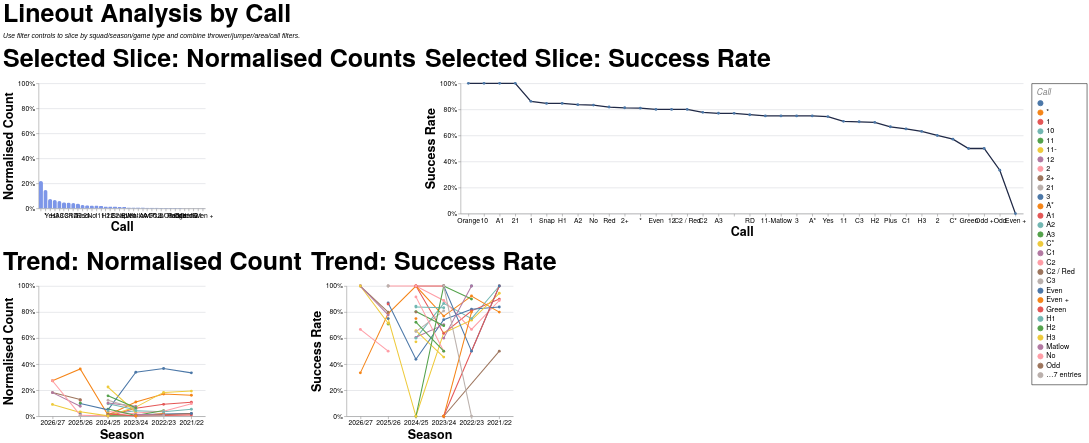

Write a Vega-Lite specification for this figure.
### Vega-Lite specification from a JSON file in a GitHub repository (floating-point values rounded to 4 significant figures; data arrays with more than 128 entries replaced by an {"elided": "..."} marker saying what was removed)
{"config": {"axis": {"labelFont": "PT Sans Narrow, Helvetica Neue, Helvetica, Arial, sans-serif", "titleFont": "PT Sans Narrow, Helvetica Neue, Helvetica, Arial, sans-serif", "labelFontSize": 13, "titleFontSize": 24, "gridColor": "#202947", "gridOpacity": 0.2, "zindex": 1}, "text": {"font": "Lato, sans-serif"}, "bar": {"cornerRadiusEnd": 5}, "header": {"labelFont": "PT Sans Narrow, Helvetica Neue, Helvetica, Arial, sans-serif", "titleFont": "PT Sans Narrow, Helvetica Neue, Helvetica, Arial, sans-serif", "labelFontSize": 24, "titleFontSize": 28, "labelFontWeight": "bold", "orient": "left"}, "legend": {"labelFont": "PT Sans Narrow, Helvetica Neue, Helvetica, Arial, sans-serif", "titleFont": "PT Sans Narrow, Helvetica Neue, Helvetica, Arial, sans-serif", "labelFontSize": 14, "titleFontSize": 16, "titlePadding": 5, "fillColor": "white", "strokeColor": "black", "padding": 10, "titleFontWeight": "lighter", "titleFontStyle": "italic", "titleColor": "gray", "offset": 10}, "title": {"font": "PT Sans Narrow, Helvetica Neue, Helvetica, Arial, sans-serif", "fontSize": 48, "fontWeight": "bold", "anchor": "start", "align": "center", "titlePadding": 20, "subtitlePadding": 10, "subtitleFontSize": 13, "subtitleColor": "", "subtitleFontStyle": "italic", "offset": 15, "color": "black"}, "axisX": {"labelAngle": 0}, "facet": {"title": null, "header": null, "align": {"row": "each", "column": "each"}, "spacing": 10}, "resolve": {"scale": {"y": "independent", "facet": "independent"}}, "background": "transparent", "scale": {"offsetBandPaddingOuter": 0.2, "offsetBandPaddingInner": 0.1}, "view": {"stroke": null, "background": "transparent"}}, "vconcat": [{"hconcat": [{"mark": {"type": "bar", "color": "#7d96e8"}, "encoding": {"tooltip": [{"field": "call", "title": "Call", "type": "nominal"}, {"field": "attempts", "format": ",.0f", "title": "Lineouts", "type": "quantitative"}, {"field": "share", "format": ".1%", "title": "Normalised Count", "type": "quantitative"}], "x": {"field": "call", "sort": "-y", "title": "Call", "type": "nominal"}, "y": {"axis": {"format": "%"}, "field": "share", "scale": {"domain": [0, 1]}, "title": "Normalised Count", "type": "quantitative"}}, "height": 240, "title": "Selected Slice: Normalised Counts", "transform": [{"filter": "(loSquad == 'All' || datum.squad == loSquad) && (loGameType == 'All' || (loGameType == 'League + Cup' && (datum.game_type == 'League' || datum.game_type == 'Cup')) || (loGameType == 'League only' && datum.game_type == 'League') || datum.game_type == loGameType) && (loOpposition == 'All' || datum.opposition == loOpposition) && (loThrower == 'All' || datum.thrower == loThrower) && (loJumper == 'All' || datum.jumper == loJumper) && (loArea == 'All' || datum.area == loArea) && (loNumbers == 'All' || datum.numbers == loNumbers) && (loCall == 'All' || datum.call == loCall) && (loCallType == 'All' || datum.call_type == loCallType)"}, {"filter": "(loSeason == 'All' || datum.season == loSeason)"}, {"aggregate": [{"op": "count", "as": "attempts"}, {"op": "sum", "field": "won", "as": "won"}], "groupby": ["call"]}, {"joinaggregate": [{"op": "sum", "field": "attempts", "as": "total_attempts"}]}, {"calculate": "datum.attempts / datum.total_attempts", "as": "share"}, {"calculate": "datum.won / datum.attempts", "as": "success_rate"}], "width": 320}, {"mark": {"type": "line", "color": "#202946", "point": true, "strokeWidth": 2.5}, "encoding": {"tooltip": [{"field": "call", "title": "Call", "type": "nominal"}, {"field": "won", "format": ",.0f", "title": "Won", "type": "quantitative"}, {"field": "attempts", "format": ",.0f", "title": "Lineouts", "type": "quantitative"}, {"field": "success_rate", "format": ".1%", "title": "Success Rate", "type": "quantitative"}], "x": {"field": "call", "sort": "-y", "title": "Call", "type": "nominal"}, "y": {"axis": {"format": "%"}, "field": "success_rate", "scale": {"domain": [0, 1]}, "title": "Success Rate", "type": "quantitative"}}, "height": 250, "title": "Selected Slice: Success Rate", "transform": [{"filter": "(loSquad == 'All' || datum.squad == loSquad) && (loGameType == 'All' || (loGameType == 'League + Cup' && (datum.game_type == 'League' || datum.game_type == 'Cup')) || (loGameType == 'League only' && datum.game_type == 'League') || datum.game_type == loGameType) && (loOpposition == 'All' || datum.opposition == loOpposition) && (loThrower == 'All' || datum.thrower == loThrower) && (loJumper == 'All' || datum.jumper == loJumper) && (loArea == 'All' || datum.area == loArea) && (loNumbers == 'All' || datum.numbers == loNumbers) && (loCall == 'All' || datum.call == loCall) && (loCallType == 'All' || datum.call_type == loCallType)"}, {"filter": "(loSeason == 'All' || datum.season == loSeason)"}, {"aggregate": [{"op": "count", "as": "attempts"}, {"op": "sum", "field": "won", "as": "won"}], "groupby": ["call"]}, {"joinaggregate": [{"op": "sum", "field": "attempts", "as": "total_attempts"}]}, {"calculate": "datum.attempts / datum.total_attempts", "as": "share"}, {"calculate": "datum.won / datum.attempts", "as": "success_rate"}], "width": {"step": 30}}], "spacing": 16}, {"hconcat": [{"mark": {"type": "line", "point": true, "strokeWidth": 2}, "encoding": {"color": {"field": "call", "title": "Call", "type": "nominal"}, "tooltip": [{"field": "season", "title": "Season", "type": "nominal"}, {"field": "call", "title": "Call", "type": "nominal"}, {"field": "attempts", "format": ",.0f", "title": "Lineouts", "type": "quantitative"}, {"field": "norm_count", "format": ".1%", "title": "Normalised Count", "type": "quantitative"}], "x": {"field": "season", "sort": "-x", "title": "Season", "type": "nominal"}, "y": {"axis": {"format": "%"}, "field": "norm_count", "scale": {"domain": [0, 1]}, "title": "Normalised Count", "type": "quantitative"}}, "height": 250, "title": "Trend: Normalised Count", "transform": [{"filter": "(loSquad == 'All' || datum.squad == loSquad) && (loGameType == 'All' || (loGameType == 'League + Cup' && (datum.game_type == 'League' || datum.game_type == 'Cup')) || (loGameType == 'League only' && datum.game_type == 'League') || datum.game_type == loGameType) && (loOpposition == 'All' || datum.opposition == loOpposition) && (loThrower == 'All' || datum.thrower == loThrower) && (loJumper == 'All' || datum.jumper == loJumper) && (loArea == 'All' || datum.area == loArea) && (loNumbers == 'All' || datum.numbers == loNumbers) && (loCall == 'All' || datum.call == loCall) && (loCallType == 'All' || datum.call_type == loCallType)"}, {"aggregate": [{"op": "count", "as": "attempts"}, {"op": "sum", "field": "won", "as": "won"}], "groupby": ["season", "call"]}, {"joinaggregate": [{"op": "sum", "field": "attempts", "as": "season_attempts"}], "groupby": ["season"]}, {"calculate": "datum.attempts / datum.season_attempts", "as": "norm_count"}, {"calculate": "datum.won / datum.attempts", "as": "success_rate"}], "width": 320}, {"mark": {"type": "line", "point": true, "strokeWidth": 2}, "encoding": {"color": {"field": "call", "title": "Call", "type": "nominal"}, "tooltip": [{"field": "season", "title": "Season", "type": "nominal"}, {"field": "call", "title": "Call", "type": "nominal"}, {"field": "won", "format": ",.0f", "title": "Won", "type": "quantitative"}, {"field": "attempts", "format": ",.0f", "title": "Lineouts", "type": "quantitative"}, {"field": "success_rate", "format": ".1%", "title": "Success Rate", "type": "quantitative"}], "x": {"field": "season", "sort": "-x", "title": "Season", "type": "nominal"}, "y": {"axis": {"format": "%"}, "field": "success_rate", "scale": {"domain": [0, 1]}, "title": "Success Rate", "type": "quantitative"}}, "height": 250, "title": "Trend: Success Rate", "transform": [{"filter": "(loSquad == 'All' || datum.squad == loSquad) && (loGameType == 'All' || (loGameType == 'League + Cup' && (datum.game_type == 'League' || datum.game_type == 'Cup')) || (loGameType == 'League only' && datum.game_type == 'League') || datum.game_type == loGameType) && (loOpposition == 'All' || datum.opposition == loOpposition) && (loThrower == 'All' || datum.thrower == loThrower) && (loJumper == 'All' || datum.jumper == loJumper) && (loArea == 'All' || datum.area == loArea) && (loNumbers == 'All' || datum.numbers == loNumbers) && (loCall == 'All' || datum.call == loCall) && (loCallType == 'All' || datum.call_type == loCallType)"}, {"aggregate": [{"op": "count", "as": "attempts"}, {"op": "sum", "field": "won", "as": "won"}], "groupby": ["season", "call"]}, {"joinaggregate": [{"op": "sum", "field": "attempts", "as": "season_attempts"}], "groupby": ["season"]}, {"calculate": "datum.attempts / datum.season_attempts", "as": "norm_count"}, {"calculate": "datum.won / datum.attempts", "as": "success_rate"}], "width": 320}], "spacing": 16}], "data": {"name": "data-409d90b0e07cadb9380d9584d322dd4d"}, "params": [{"name": "loSquad", "value": "All"}, {"name": "loSeason", "value": "All"}, {"name": "loGameType", "value": "All"}, {"name": "loOpposition", "value": "All"}, {"name": "loThrower", "value": "All"}, {"name": "loJumper", "value": "All"}, {"name": "loArea", "value": "All"}, {"name": "loNumbers", "value": "All"}, {"name": "loCall", "value": "All"}, {"name": "loCallType", "value": "All"}], "spacing": 22, "title": {"text": "Lineout Analysis by Call", "subtitle": "Use filter controls to slice by squad/season/game type and combine thrower/jumper/area/call filters."}, "$schema": "https://vega.github.io/schema/vega-lite/v5.20.1.json", "datasets": {"data-409d90b0e07cadb9380d9584d322dd4d": {"elided": "1247 records"}}}
